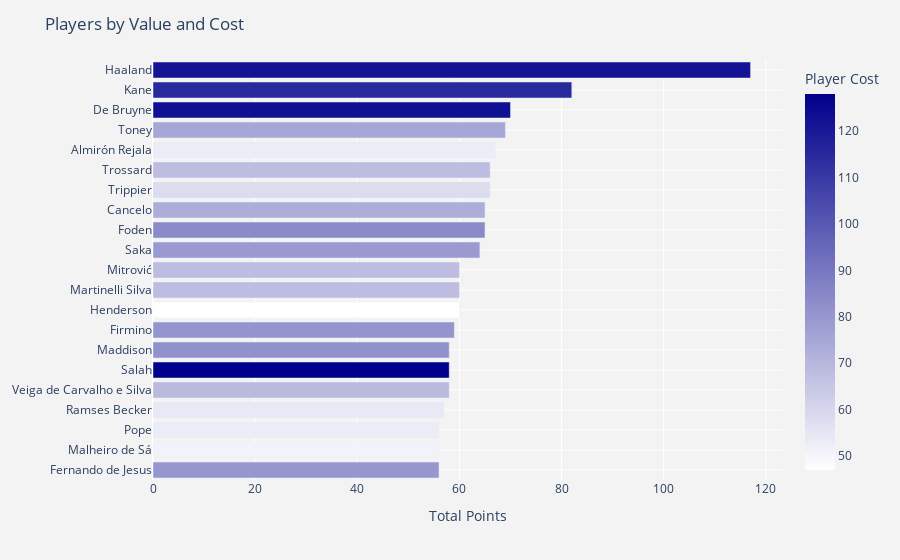

The notebook cell saved with this chart:
### Markdown cell above
Look how far ahead of the pack Haaland is. There is a group of players led be Kane next, with several players close together in terms of total goal contributions. The other obvious outlier is Haaland's City teammate, De Bruyne, who already has 9 assists, 150% more than anyone else. So, clearly, fantasy managers should prioritize these players. Let's dig a little deeper into how much these players cost and if there is any value to be found elsewhere.

### Code cell
fig = px.bar(top_scorers.query("total_points>55").sort_values("total_points",ascending=True), y="second_name", x="total_points", orientation='h',
            color="now_cost",color_continuous_scale=["white", "darkblue"])
fig.update_layout(
    title='Players by Value and Cost',
    xaxis=dict(
        title='Total Points',
        gridcolor='white',
    ),
    yaxis=dict(
        title=None,
        gridcolor='white',
    ),
    paper_bgcolor='rgb(243, 243, 243)',
    plot_bgcolor='rgb(243, 243, 243)',
    coloraxis_colorbar=dict(title="Player Cost")
)
fig.show()

### Figure 1 — Plotly figure (JSON) as saved in the notebook; plotly's stock layout.template omitted (floating-point values rounded to 4 significant figures)
{"data": [{"alignmentgroup": "True", "hovertemplate": "total_points=%{x}<br>second_name=%{y}<br>now_cost=%{marker.color}<extra></extra>", "legendgroup": "", "marker": {"color": [80, 51, 53, 54, 69, 128, 82, 81, 47, 68, 68, 79, 84, 73, 58, 68, 53, 75, 123, 115, 122], "coloraxis": "coloraxis"}, "name": "", "offsetgroup": "", "orientation": "h", "showlegend": false, "textposition": "auto", "type": "bar", "x": [56, 56, 56, 57, 58, 58, 58, 59, 60, 60, 60, 64, 65, 65, 66, 66, 67, 69, 70, 82, 117], "xaxis": "x", "y": ["Fernando de Jesus", "Malheiro de Sá", "Pope", "Ramses Becker", "Veiga de Carvalho e Silva", "Salah", "Maddison", "Firmino", "Henderson", "Martinelli Silva", "Mitrović", "Saka", "Foden", "Cancelo", "Trippier", "Trossard", "Almirón Rejala", "Toney", "De Bruyne", "Kane", "Haaland"], "yaxis": "y"}], "layout": {"barmode": "relative", "coloraxis": {"colorbar": {"title": {"text": "Player Cost"}}, "colorscale": [[0, "white"], [1, "darkblue"]]}, "legend": {"tracegroupgap": 0}, "margin": {"t": 60}, "paper_bgcolor": "rgb(243, 243, 243)", "plot_bgcolor": "rgb(243, 243, 243)", "title": {"text": "Players by Value and Cost"}, "xaxis": {"anchor": "y", "domain": [0, 1], "gridcolor": "white", "title": {"text": "Total Points"}}, "yaxis": {"anchor": "x", "domain": [0, 1], "gridcolor": "white", "title": {}}}}
